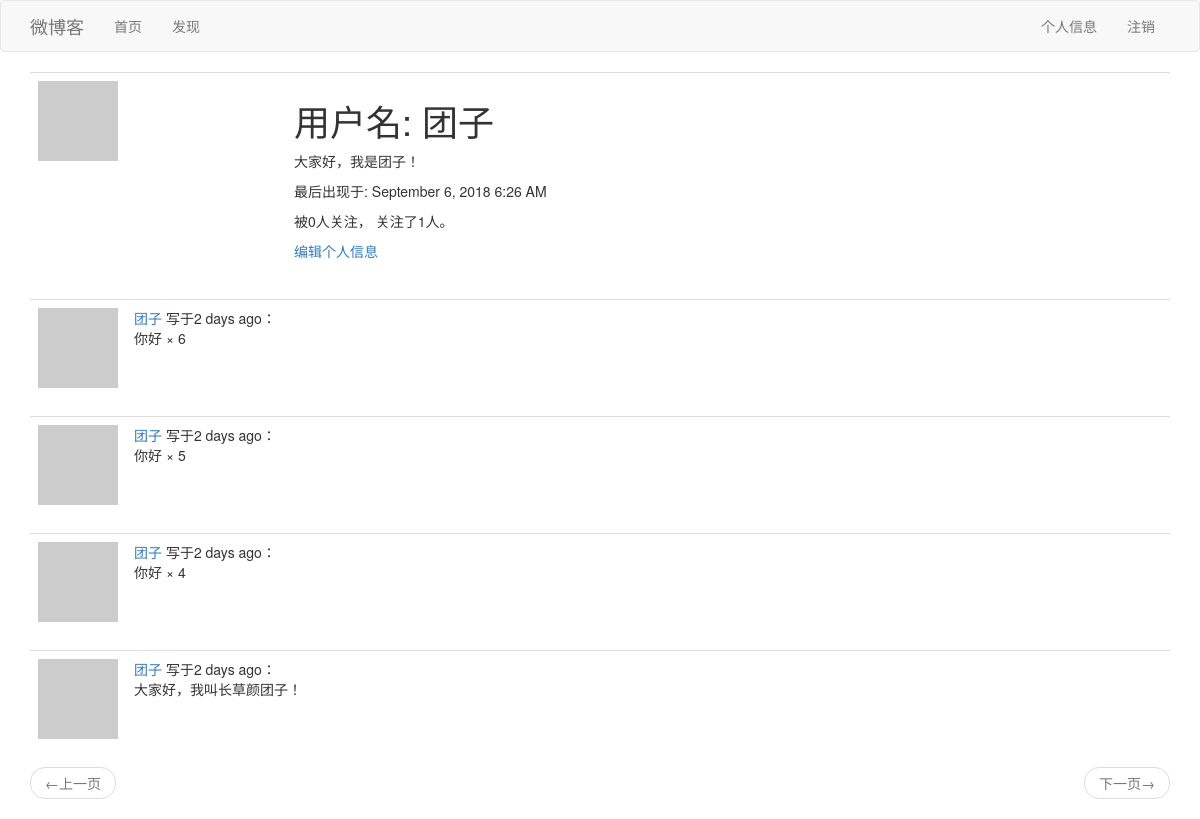
Page /user/团子 (signed in) on the earlier database version.
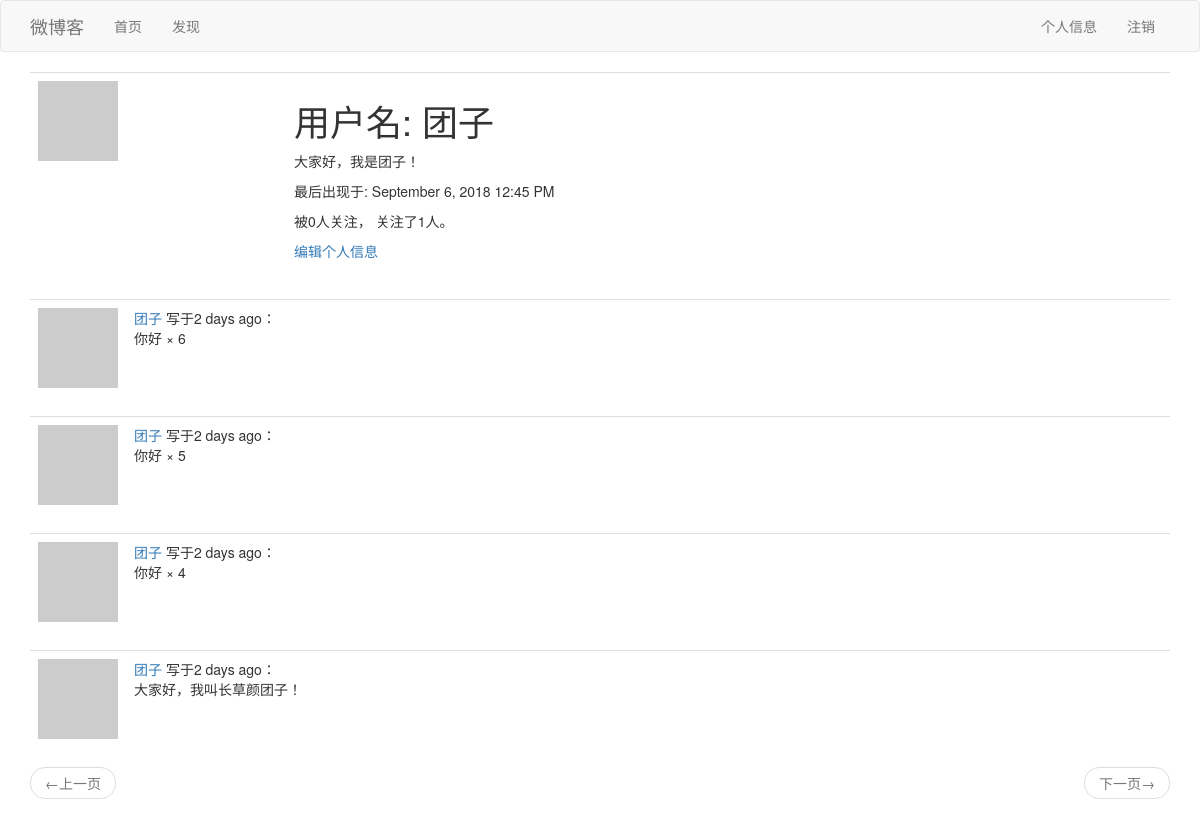
Same page on the later database version.
### app/models.py (models this page shows, shortened)
class User(UserMixin, db.Model):
    id = db.Column(db.Integer, primary_key=True)
    username = db.Column(db.String(64), index=True, unique=True)
    email = db.Column(db.String(120), index=True, unique=True)
    password_hash = db.Column(db.String(128))
    posts = db.relationship('Post', backref='author', lazy='dynamic')
    about_me = db.Column(db.String(140))
    last_seen = db.Column(db.DateTime, default=datetime.utcnow)
    followed = db.relationship(
        'User', secondary=followers,
        primaryjoin=(followers.c.follower_id == id),
        secondaryjoin=(followers.c.followed_id == id),
        backref=db.backref('followers', lazy='dynamic'),
        lazy='dynamic')
    def avatar(self, size):
        digest = md5(self.email.lower().encode('utf-8')).hexdigest()
        return 'https://www.gravatar.com/avatar/{}?d=robohash&s={}'.format(
            digest, size)

class Post(db.Model):
    id = db.Column(db.Integer, primary_key=True)
    body = db.Column(db.String(140))
    timestamp = db.Column(db.DateTime, index=True, default=datetime.utcnow)
    user_id = db.Column(db.Integer, db.ForeignKey('user.id'))

### app/routes.py (the view)
@app.route('/user/<username>')
@login_required
def user(username):
    user = User.query.filter_by(username=username).first_or_404()
    page = request.args.get('page', 1, type=int)
    posts = user.posts.order_by(Post.timestamp.desc()).paginate(
        page, app.config['POSTS_PER_PAGE'], False)
    next_url = url_for('index', page=posts.next_num) if posts.has_next else None
    prev_url = url_for('index', page=posts.prev_num) if posts.has_prev else None
    return render_template('user.html', user=user, posts=posts.items,
                           next_url=next_url, prev_url=prev_url)

### app/models.py (called while the page is built)
@login.user_loader
def load_user(id):
    return User.query.get(int(id))

### app/routes.py (called while the page is built)
@app.before_request
def before_request():
    if current_user.is_authenticated:
        current_user.last_seen = datetime.utcnow()
        db.session.commit()
    g.local = str(get_locale())

### app/templates/user.html
{% extends 'base.html' %}
{% block app_content %}
    <table class="table table-hover">
        <tr>
            <td width="256px"><img src="{{ user.avatar(256) }}"></td>
            <td>
                <h1>{{ _('用户名') }}: {{ user.username }}</h1>
                {% if user.about_me %}
                    <p>{{ user.about_me }}</p>
                {% endif %}
                {% if user.last_seen %}
                    <p>{{ _('最后出现于') }}: {{ moment(user.last_seen).format('LLL') }}</p>
                {% endif %}
                <p>
                    {{ _('被%(count)d人关注，', count=user.followers.count()) }}
                    {{ _('关注了%(count)d人。', count=user.followed.count()) }}
                </p>
                {% if user == current_user %}
                    <p>
                        <a href="{{ url_for('edit_profile') }}">{{ _('编辑个人信息') }}</a>
                    </p>
                {% elif not current_user.is_following(user) %}
                    <p>
                        <a href="{{ url_for('follow', username=user.username) }}">{{ _('关注') }}</a>
                    </p>
                {% else %}
                    <p>
                        <a href="{{ url_for('unfollow', username=user.username) }}">{{ _('取消关注') }}</a>
                    </p>
                {% endif %}
            </td>
        </tr>
    </table>
    {% for post in posts %}
        {% include "_post.html" %}
    {% endfor %}
    <nav aria-label="...">
        <ul class="pager">
            <li class="previous{% if not prev_url %} disabled{% endif %}">
                <a href="{{ prev_url or '#' }}">
                    <span aria-hidden="true">&larr;</span>{{ _('上一页') }}
                </a>
            </li>
            <li class="next{% if not next_url %} disabled{% endif %}">
                <a href="{{ next_url or '#' }}">
                    {{ _('下一页') }}<span aria-hidden="true">&rarr;</span>
                </a>
            </li>
        </ul>
    </nav>
{% endblock %}

### app/templates/base.html (shortened to what this page needs)
{% extends 'bootstrap/base.html' %}
{% block navbar %}
    <nav class="navbar navbar-default">
        <div class="container">
            <div class="navbar-header">
                <a class="navbar-brand" href="{{ url_for('index') }}">{{ _('微博客') }}</a>
            </div>
            <div class="collapse navbar-collapse" id="bs-example-navbar-collapse-1">
                <ul class="nav navbar-nav">
                    <li><a href="{{ url_for('index') }}">{{ _('首页') }}</a></li>
                    <li><a href="{{ url_for('explore') }}">{{ _('发现') }}</a></li>
                </ul>
                <ul class="nav navbar-nav navbar-right">
                    {% if current_user.is_anonymous %}
                    <li><a href="{{ url_for('login') }}">{{ _('登录') }}</a></li>
                    {% else %}
                    <li><a href="{{ url_for('user', username=current_user.username) }}">{{ _('个人信息') }}</a></li>
                    <li><a href="{{ url_for('logout') }}">{{ _('注销') }}</a></li>
                    {% endif %}
                </ul>
            </div>
        </div>
    </nav>
{% endblock %}
{% block content %}
    <div class="container">
        {% block app_content %}{% endblock %}
    </div>
{% endblock %}

### app/templates/_post.html (shortened to what this page needs)
<table class="table table-hover">
    <tr>
        <td width="70px">
            <a href="{{ url_for('user', username=post.author.username) }}">
                <img src="{{ post.author.avatar(36) }}">
            </a>
        </td>
        <td>
            {{ _('%(username)s写于%(when)s：',
                username=user_link,
                when=moment(post.timestamp).fromNow()) }}
            <br/>
            {{ post.body }}
        </td>
</table>

Differences in the rows shown:
changed User "团子": last_seen "September 6, 2018 6:26 AM" → "September 6, 2018 12:45 PM"
